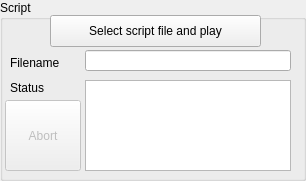
<?xml version="1.0" encoding="UTF-8"?>
<ui version="4.0">
 <class>Script</class>
 <widget class="QDialog" name="Script">
  <property name="geometry">
   <rect>
    <x>0</x>
    <y>0</y>
    <width>306</width>
    <height>181</height>
   </rect>
  </property>
  <property name="windowTitle">
   <string>Dialog</string>
  </property>
  <widget class="QGroupBox" name="gbScript">
   <property name="geometry">
    <rect>
     <x>0</x>
     <y>0</y>
     <width>306</width>
     <height>181</height>
    </rect>
   </property>
   <property name="title">
    <string>Script</string>
   </property>
   <widget class="QPushButton" name="pbLoadScript">
    <property name="geometry">
     <rect>
      <x>50</x>
      <y>15</y>
      <width>211</width>
      <height>32</height>
     </rect>
    </property>
    <property name="text">
     <string>Select script file and play</string>
    </property>
    <property name="autoDefault">
     <bool>false</bool>
    </property>
   </widget>
   <widget class="QLabel" name="label_2">
    <property name="geometry">
     <rect>
      <x>10</x>
      <y>55</y>
      <width>59</width>
      <height>16</height>
     </rect>
    </property>
    <property name="text">
     <string>Filename</string>
    </property>
   </widget>
   <widget class="QLineEdit" name="leScriptFile">
    <property name="geometry">
     <rect>
      <x>85</x>
      <y>50</y>
      <width>206</width>
      <height>21</height>
     </rect>
    </property>
    <property name="readOnly">
     <bool>true</bool>
    </property>
   </widget>
   <widget class="QLabel" name="label_36">
    <property name="geometry">
     <rect>
      <x>10</x>
      <y>80</y>
      <width>59</width>
      <height>16</height>
     </rect>
    </property>
    <property name="text">
     <string>Status</string>
    </property>
   </widget>
   <widget class="QPlainTextEdit" name="pteScriptStatus">
    <property name="geometry">
     <rect>
      <x>85</x>
      <y>80</y>
      <width>206</width>
      <height>91</height>
     </rect>
    </property>
    <property name="readOnly">
     <bool>true</bool>
    </property>
   </widget>
   <widget class="QPushButton" name="pbAbort">
    <property name="enabled">
     <bool>false</bool>
    </property>
    <property name="geometry">
     <rect>
      <x>5</x>
      <y>100</y>
      <width>76</width>
      <height>71</height>
     </rect>
    </property>
    <property name="text">
     <string>Abort</string>
    </property>
    <property name="autoDefault">
     <bool>false</bool>
    </property>
   </widget>
  </widget>
 </widget>
 <resources/>
 <connections/>
</ui>
